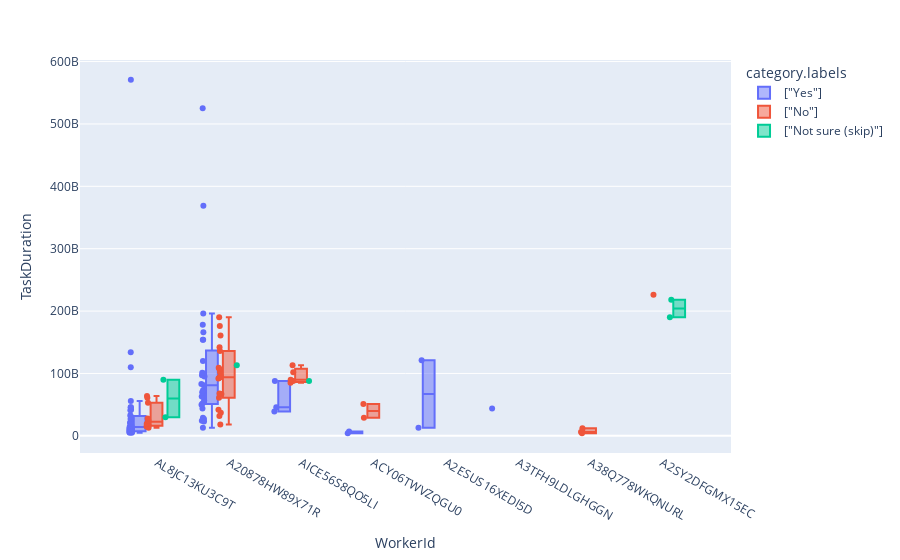

The code cell stored with this chart in its notebook:
### Code cell
fig = px.box(df, x = "WorkerId", y = "TaskDuration", points = "all", color = "category.labels")
fig.update_traces(quartilemethod = "exclusive")
fig.show()

### Figure 1 — Plotly figure (JSON) as saved in the notebook; plotly's stock layout.template omitted (floating-point values rounded to 4 significant figures)
{"data": [{"alignmentgroup": "True", "boxpoints": "all", "hovertemplate": "category.labels=[\"Yes\"]<br>WorkerId=%{x}<br>TaskDuration=%{y}<extra></extra>", "legendgroup": "[\"Yes\"]", "marker": {"color": "#636efa"}, "name": "[\"Yes\"]", "notched": false, "offsetgroup": "[\"Yes\"]", "orientation": "v", "quartilemethod": "exclusive", "showlegend": true, "type": "box", "x": ["AL8JC13KU3C9T", "A20878HW89X71R", "AL8JC13KU3C9T", "A20878HW89X71R", "AL8JC13KU3C9T", "AL8JC13KU3C9T", "A20878HW89X71R", "AL8JC13KU3C9T", "AL8JC13KU3C9T", "AL8JC13KU3C9T", "AL8JC13KU3C9T", "A20878HW89X71R", "AICE56S8QO5LI", "AL8JC13KU3C9T", "AL8JC13KU3C9T", "A20878HW89X71R", "AL8JC13KU3C9T", "A20878HW89X71R", "AL8JC13KU3C9T", "AL8JC13KU3C9T", "AL8JC13KU3C9T", "A20878HW89X71R", "AL8JC13KU3C9T", "ACY06TWVZQGU0", "AL8JC13KU3C9T", "A2ESUS16XEDI5D", "AL8JC13KU3C9T", "A20878HW89X71R", "AL8JC13KU3C9T", "A20878HW89X71R", "AL8JC13KU3C9T", "A20878HW89X71R", "AL8JC13KU3C9T", "AL8JC13KU3C9T", "A20878HW89X71R", "AL8JC13KU3C9T", "A20878HW89X71R", "AL8JC13KU3C9T", "A20878HW89X71R", "AL8JC13KU3C9T", "A20878HW89X71R", "AL8JC13KU3C9T", "A20878HW89X71R", "AL8JC13KU3C9T", "A20878HW89X71R", "AICE56S8QO5LI", "A20878HW89X71R", "AL8JC13KU3C9T", "A20878HW89X71R", "AICE56S8QO5LI", "AL8JC13KU3C9T", "AL8JC13KU3C9T", "A20878HW89X71R", "AL8JC13KU3C9T", "A20878HW89X71R", "A20878HW89X71R", "A20878HW89X71R", "AL8JC13KU3C9T", "A2ESUS16XEDI5D", "A20878HW89X71R", "AL8JC13KU3C9T", "A20878HW89X71R", "A20878HW89X71R", "ACY06TWVZQGU0", "AL8JC13KU3C9T", "A20878HW89X71R", "AL8JC13KU3C9T", "AL8JC13KU3C9T", "A20878HW89X71R", "A3TFH9LDLGHGGN", "AL8JC13KU3C9T", "A20878HW89X71R", "AL8JC13KU3C9T", "A20878HW89X71R"], "x0": " ", "xaxis": "x", "y": [6000000000, 525000000000, 134000000000, 100000000000, 7000000000, 110000000000, 57000000000, 5000000000, 19000000000, 41000000000, 21000000000, 23000000000, 46000000000, 42000000000, 46000000000, 70000000000, 17000000000, 52000000000, 27000000000, 12000000000, 20000000000, 50000000000, 11000000000, 4000000000, 10000000000, 121000000000, 8000000000, 27000000000, 14000000000, 369000000000, 14000000000, 97000000000, 6000000000, 14000000000, 29000000000, 27000000000, 196000000000, 571000000000, 178000000000, 5000000000, 63000000000, 7000000000, 101000000000, 13000000000, 97000000000, 88000000000, 73000000000, 7000000000, 24000000000, 39000000000, 7000000000, 33000000000, 13000000000, 31000000000, 81000000000, 154000000000, 44000000000, 17000000000, 13000000000, 69000000000, 22000000000, 166000000000, 154000000000, 7000000000, 46000000000, 63000000000, 11000000000, 7000000000, 83000000000, 44000000000, 56000000000, 120000000000, 8000000000, 95000000000], "y0": " ", "yaxis": "y"}, {"alignmentgroup": "True", "boxpoints": "all", "hovertemplate": "category.labels=[\"No\"]<br>WorkerId=%{x}<br>TaskDuration=%{y}<extra></extra>", "legendgroup": "[\"No\"]", "marker": {"color": "#EF553B"}, "name": "[\"No\"]", "notched": false, "offsetgroup": "[\"No\"]", "orientation": "v", "quartilemethod": "exclusive", "showlegend": true, "type": "box", "x": ["A38Q778WKQNURL", "A20878HW89X71R", "AICE56S8QO5LI", "A38Q778WKQNURL", "A20878HW89X71R", "A20878HW89X71R", "AL8JC13KU3C9T", "A20878HW89X71R", "A20878HW89X71R", "AL8JC13KU3C9T", "A20878HW89X71R", "AL8JC13KU3C9T", "A20878HW89X71R", "A20878HW89X71R", "A20878HW89X71R", "AICE56S8QO5LI", "A20878HW89X71R", "AICE56S8QO5LI", "AL8JC13KU3C9T", "A38Q778WKQNURL", "A20878HW89X71R", "A20878HW89X71R", "A20878HW89X71R", "ACY06TWVZQGU0", "ACY06TWVZQGU0", "AL8JC13KU3C9T", "A2SY2DFGMX15EC", "A20878HW89X71R", "AL8JC13KU3C9T", "A20878HW89X71R", "AL8JC13KU3C9T", "AICE56S8QO5LI", "AL8JC13KU3C9T", "A20878HW89X71R", "AL8JC13KU3C9T", "A20878HW89X71R", "A20878HW89X71R", "AICE56S8QO5LI", "AL8JC13KU3C9T", "A20878HW89X71R"], "x0": " ", "xaxis": "x", "y": [6000000000, 61000000000, 113000000000, 12000000000, 161000000000, 96000000000, 16000000000, 94000000000, 68000000000, 15000000000, 190000000000, 53000000000, 32000000000, 18000000000, 136000000000, 88000000000, 107000000000, 85000000000, 25000000000, 4000000000, 142000000000, 92000000000, 102000000000, 29000000000, 51000000000, 13000000000, 226000000000, 42000000000, 64000000000, 37000000000, 28000000000, 90000000000, 61000000000, 93000000000, 19000000000, 176000000000, 109000000000, 102000000000, 20000000000, 67000000000], "y0": " ", "yaxis": "y"}, {"alignmentgroup": "True", "boxpoints": "all", "hovertemplate": "category.labels=[\"Not sure (skip)\"]<br>WorkerId=%{x}<br>TaskDuration=%{y}<extra></extra>", "legendgroup": "[\"Not sure (skip)\"]", "marker": {"color": "#00cc96"}, "name": "[\"Not sure (skip)\"]", "notched": false, "offsetgroup": "[\"Not sure (skip)\"]", "orientation": "v", "quartilemethod": "exclusive", "showlegend": true, "type": "box", "x": ["AICE56S8QO5LI", "A20878HW89X71R", "AL8JC13KU3C9T", "A2SY2DFGMX15EC", "AL8JC13KU3C9T", "A2SY2DFGMX15EC"], "x0": " ", "xaxis": "x", "y": [88000000000, 113000000000, 90000000000, 190000000000, 30000000000, 218000000000], "y0": " ", "yaxis": "y"}], "layout": {"boxmode": "group", "legend": {"title": {"text": "category.labels"}, "tracegroupgap": 0}, "margin": {"t": 60}, "xaxis": {"anchor": "y", "domain": [0, 1], "title": {"text": "WorkerId"}}, "yaxis": {"anchor": "x", "domain": [0, 1], "title": {"text": "TaskDuration"}}}}
